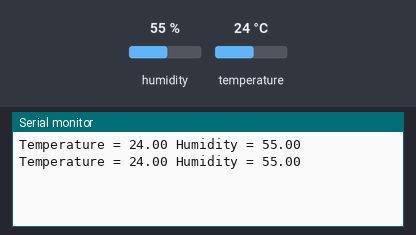
The sketch below on a simulated Arduino Uno, built with avr-gcc and run on an emulated ATmega328P. Shown: the last lines printed to the serial monitor. Inputs (shaded band) come from the test bench; at power-on: humidity 55 %, temperature 24 °C.

Above: at 4.8 s.
4.9 s: humidity set to 22 %
At 6.7 s:
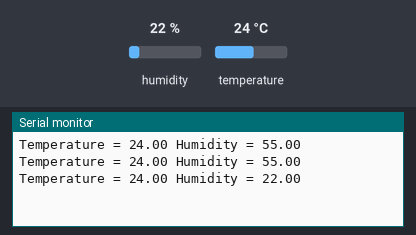
7.9 s: temperature set to 12 °C
At 8.5 s:
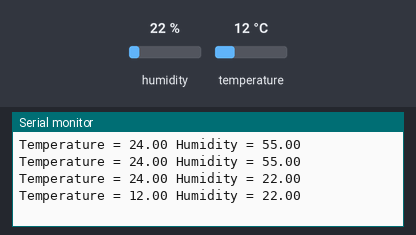
10.9 s: humidity set to 40 %
At 13.2 s:
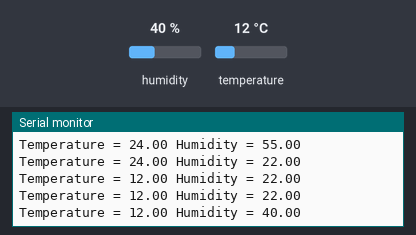
Timing chart, 0 to 14.7 s (numbered marks = the images above; inputs shaded):
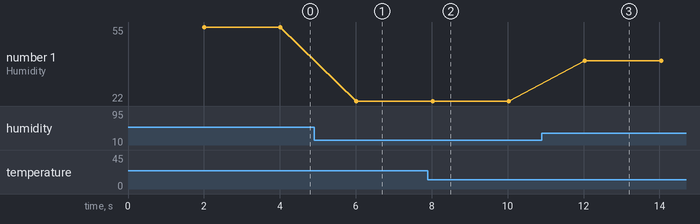

The sketch:

lab2_esp8266_dht.ino
```cpp
#include "DHT.h"
#define D2 4 // GPIO 4
#define DHTPIN D2 //digital pin
#define DHTTYPE DHT22 // case of dht11 module

DHT dht(DHTPIN, DHTTYPE);

float humidity, temperature;

void setup() {
  Serial.begin(9600);
  dht.begin();
}


void loop() {
  delay(2000); // Wait for a few seconds between measurements

  humidity = dht.readHumidity();
  temperature = dht.readTemperature();

  if(!isnan(humidity) && !isnan(temperature)){
    Serial.print("Temperature = ");
    Serial.print(temperature);
    Serial.print(" Humidity = ");
    Serial.println(humidity);
  } else{
    Serial.println("Failed to read from DHT sensor");
    return;
  }
}
```

Measured:
- after the input at 4.9 s, the serial monitor: prints a new line after 1.1 s (image 1)
- after the input at 7.9 s, the serial monitor: prints a new line after 0.12 s (image 2)
- after the input at 10.9 s, the serial monitor: prints a new line after 1.1 s (image 3)
- plotted number 1: 55 → 22 after the input at 4.9 s, 22 → 40 after the input at 10.9 s
